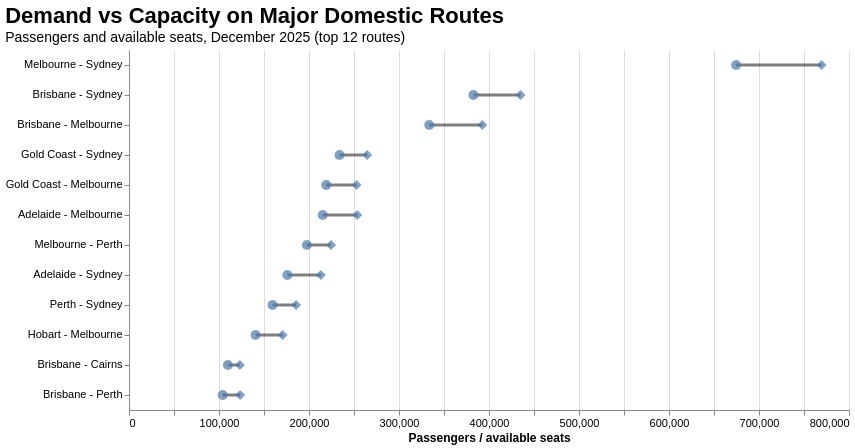

The Vega-Lite source for this figure:
### Vega-Lite specification from a JSON file in a GitHub repository (floating-point values rounded to 4 significant figures)
{"$schema": "https://vega.github.io/schema/vega-lite/v5.json", "width": 720, "height": {"step": 30}, "title": {"text": "Demand vs Capacity on Major Domestic Routes", "subtitle": "Passengers and available seats, December 2025 (top 12 routes)", "anchor": "start"}, "data": {"values": [{"route": "Melbourne - Sydney", "passengers": 674500.0, "available_seats": 769500.0, "load_factor": 87.66}, {"route": "Brisbane - Sydney", "passengers": 382700.0, "available_seats": 435000.0, "load_factor": 87.96}, {"route": "Brisbane - Melbourne", "passengers": 333600.0, "available_seats": 392600.0, "load_factor": 84.98}, {"route": "Gold Coast - Sydney", "passengers": 233900.0, "available_seats": 264700.0, "load_factor": 88.37}, {"route": "Gold Coast - Melbourne", "passengers": 219200.0, "available_seats": 252800.0, "load_factor": 86.7}, {"route": "Adelaide - Melbourne", "passengers": 215300.0, "available_seats": 253600.0, "load_factor": 84.89}, {"route": "Melbourne - Perth", "passengers": 197600.0, "available_seats": 224500.0, "load_factor": 88.04}, {"route": "Adelaide - Sydney", "passengers": 176000.0, "available_seats": 213100.0, "load_factor": 82.58}, {"route": "Perth - Sydney", "passengers": 159500.0, "available_seats": 185600.0, "load_factor": 85.93}, {"route": "Hobart - Melbourne", "passengers": 140600.0, "available_seats": 170700.0, "load_factor": 82.39}, {"route": "Brisbane - Cairns", "passengers": 109900.0, "available_seats": 123200.0, "load_factor": 89.24}, {"route": "Brisbane - Perth", "passengers": 104100.0, "available_seats": 123500.0, "load_factor": 84.28}]}, "encoding": {"y": {"field": "route", "type": "nominal", "sort": {"field": "passengers", "order": "descending"}, "title": null}}, "layer": [{"mark": {"type": "rule", "strokeWidth": 3, "opacity": 0.5}, "encoding": {"x": {"field": "passengers", "type": "quantitative", "title": "Passengers / available seats", "axis": {"format": ",d"}}, "x2": {"field": "available_seats"}, "tooltip": [{"field": "route", "type": "nominal", "title": "Route"}, {"field": "passengers", "type": "quantitative", "title": "Passengers", "format": ",d"}, {"field": "available_seats", "type": "quantitative", "title": "Available seats", "format": ",d"}, {"field": "load_factor", "type": "quantitative", "title": "Load factor (%)", "format": ".1f"}]}}, {"mark": {"type": "point", "filled": true, "size": 100, "shape": "circle"}, "encoding": {"x": {"field": "passengers", "type": "quantitative"}}}, {"mark": {"type": "point", "filled": true, "size": 100, "shape": "diamond"}, "encoding": {"x": {"field": "available_seats", "type": "quantitative"}}}], "config": {"view": {"stroke": null}, "axis": {"labelFontSize": 11, "titleFontSize": 12}, "title": {"fontSize": 22, "subtitleFontSize": 14}}}
